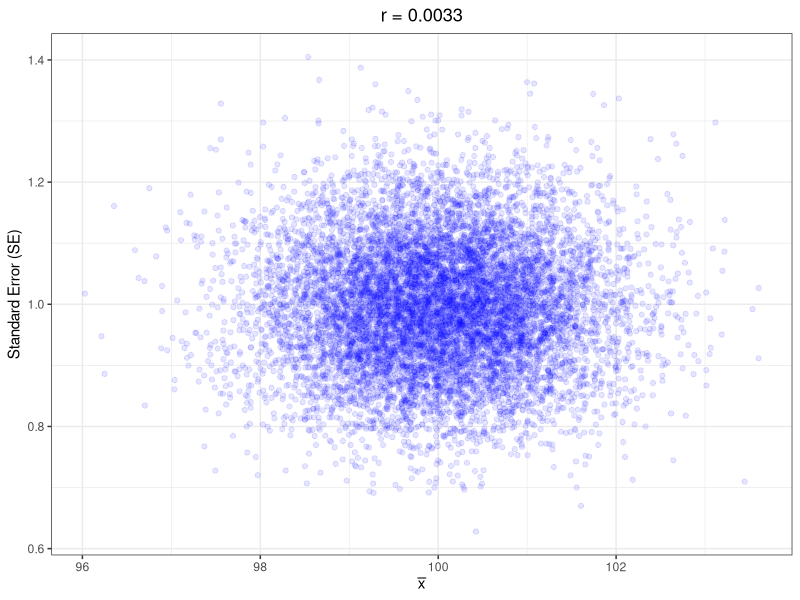

Write the R code that produced this figure.
# Independence Illustration

set.seed(3)
sims <- 10000
n <- 49
xbar <- numeric(sims)
SD <- numeric(sims)
for(i in 1:sims){
  vals <- rnorm(n, 100, 7)
  xbar[i] <- mean(vals)
  SD[i] <- sd(vals)
}

R <- round(cor(xbar, SD/sqrt(n)), 4)
R
####
DF <- data.frame(xbar = xbar, SD = SD)
library(ggplot2)
ggplot(data = DF, aes(x = xbar, y = SD/sqrt(n))) + 
  geom_point(alpha = .1, color = "blue") + 
  theme_bw() + 
  labs(x = expression(bar(x)), 
       y = "Standard Error (SE)", 
       title = paste("r =",R)) + 
  theme(plot.title = element_text(hjust = 0.5))
####

